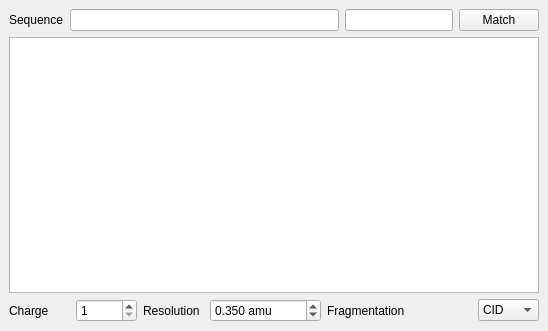
<?xml version="1.0" encoding="UTF-8"?>
<ui version="4.0">
 <class>PaptideFragmentationWidget</class>
 <widget class="QDockWidget" name="PaptideFragmentationWidget">
  <property name="geometry">
   <rect>
    <x>0</x>
    <y>0</y>
    <width>548</width>
    <height>331</height>
   </rect>
  </property>
  <property name="sizePolicy">
   <sizepolicy hsizetype="Preferred" vsizetype="Preferred">
    <horstretch>0</horstretch>
    <verstretch>14</verstretch>
   </sizepolicy>
  </property>
  <property name="windowTitle">
   <string>Peptide Fragmentation</string>
  </property>
  <widget class="QWidget" name="dockWidgetContents">
   <layout class="QVBoxLayout" name="verticalLayout">
    <item>
     <layout class="QHBoxLayout" name="horizontalLayout_5">
      <item>
       <widget class="QLabel" name="label">
        <property name="text">
         <string>Sequence</string>
        </property>
       </widget>
      </item>
      <item>
       <widget class="QLineEdit" name="peptideSequence"/>
      </item>
      <item>
       <widget class="QLineEdit" name="precursorMZ">
        <property name="sizePolicy">
         <sizepolicy hsizetype="Minimum" vsizetype="Fixed">
          <horstretch>0</horstretch>
          <verstretch>0</verstretch>
         </sizepolicy>
        </property>
        <property name="readOnly">
         <bool>true</bool>
        </property>
       </widget>
      </item>
      <item>
       <widget class="QPushButton" name="computeButton">
        <property name="text">
         <string>Match</string>
        </property>
       </widget>
      </item>
     </layout>
    </item>
    <item>
     <widget class="QTableWidget" name="mTable">
      <property name="sizePolicy">
       <sizepolicy hsizetype="Expanding" vsizetype="Expanding">
        <horstretch>0</horstretch>
        <verstretch>0</verstretch>
       </sizepolicy>
      </property>
      <property name="minimumSize">
       <size>
        <width>0</width>
        <height>0</height>
       </size>
      </property>
      <property name="editTriggers">
       <set>QAbstractItemView::NoEditTriggers</set>
      </property>
      <property name="alternatingRowColors">
       <bool>false</bool>
      </property>
      <property name="sortingEnabled">
       <bool>true</bool>
      </property>
      <attribute name="horizontalHeaderVisible">
       <bool>true</bool>
      </attribute>
      <attribute name="horizontalHeaderDefaultSectionSize">
       <number>100</number>
      </attribute>
      <attribute name="horizontalHeaderMinimumSectionSize">
       <number>100</number>
      </attribute>
      <attribute name="horizontalHeaderShowSortIndicator" stdset="0">
       <bool>false</bool>
      </attribute>
      <attribute name="horizontalHeaderStretchLastSection">
       <bool>false</bool>
      </attribute>
      <attribute name="verticalHeaderStretchLastSection">
       <bool>false</bool>
      </attribute>
     </widget>
    </item>
    <item>
     <layout class="QHBoxLayout" name="horizontalLayout_4">
      <item>
       <widget class="QLabel" name="label_2">
        <property name="layoutDirection">
         <enum>Qt::RightToLeft</enum>
        </property>
        <property name="text">
         <string>Charge</string>
        </property>
       </widget>
      </item>
      <item>
       <widget class="QDoubleSpinBox" name="charge">
        <property name="decimals">
         <number>0</number>
        </property>
        <property name="minimum">
         <double>1.000000000000000</double>
        </property>
        <property name="maximum">
         <double>10000.000000000000000</double>
        </property>
       </widget>
      </item>
      <item>
       <widget class="QLabel" name="label_3">
        <property name="layoutDirection">
         <enum>Qt::RightToLeft</enum>
        </property>
        <property name="text">
         <string>Resolution</string>
        </property>
       </widget>
      </item>
      <item>
       <widget class="QDoubleSpinBox" name="resolution">
        <property name="suffix">
         <string> amu</string>
        </property>
        <property name="decimals">
         <number>3</number>
        </property>
        <property name="minimum">
         <double>0.001000000000000</double>
        </property>
        <property name="maximum">
         <double>10000.000000000000000</double>
        </property>
        <property name="singleStep">
         <double>0.100000000000000</double>
        </property>
        <property name="value">
         <double>0.350000000000000</double>
        </property>
       </widget>
      </item>
      <item>
       <widget class="QLabel" name="label_5">
        <property name="text">
         <string>Fragmentation</string>
        </property>
       </widget>
      </item>
      <item>
       <widget class="QLabel" name="label_4">
        <property name="text">
         <string/>
        </property>
       </widget>
      </item>
      <item>
       <widget class="QComboBox" name="fragmenationType">
        <item>
         <property name="text">
          <string>CID</string>
         </property>
        </item>
        <item>
         <property name="text">
          <string>ETD</string>
         </property>
        </item>
        <item>
         <property name="text">
          <string/>
         </property>
        </item>
       </widget>
      </item>
     </layout>
    </item>
   </layout>
  </widget>
 </widget>
 <resources/>
 <connections/>
</ui>
